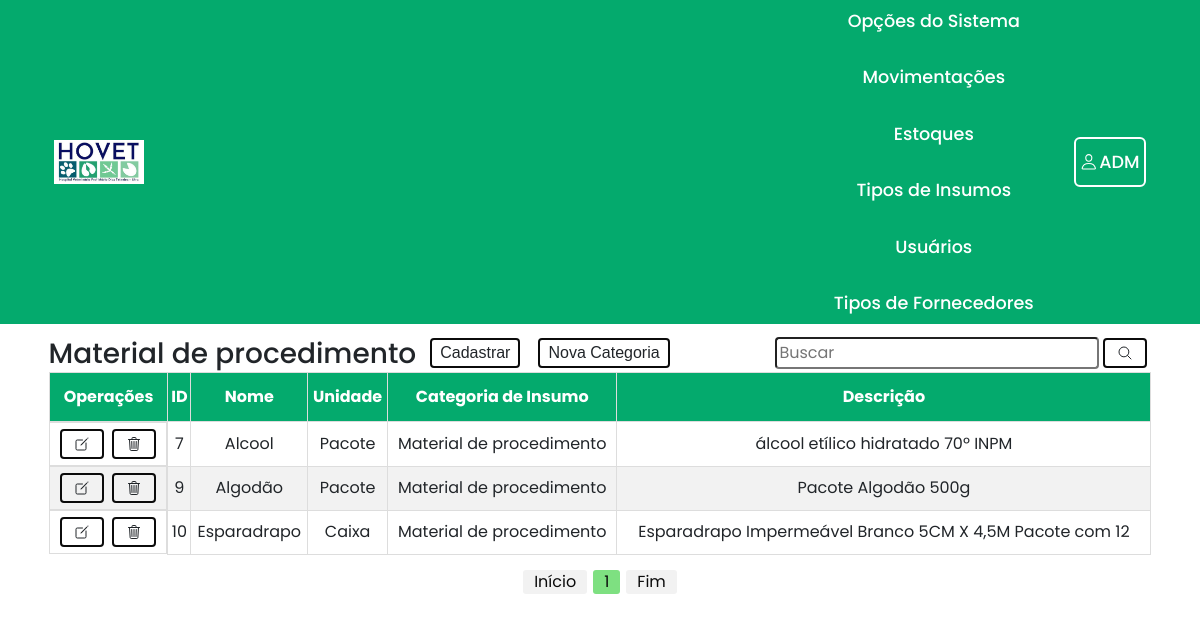
/sistema/index.php?menuop=insumos&categoriaInsumoId=2 (signed in), run on the app's committed database.
### tables this page shows
create table tipos_insumos (
	id int primary key auto_increment,
    tipo varchar(100) not null,
    descricao varchar(100)
    );

create table insumos(
	id int primary key auto_increment,
    nome varchar(256) not null,
    unidade varchar(150) not null,
    descricao varchar(256) not null,
    qtd_critica int not null,
    tipo_insumos_id int,
    foreign key(tipo_insumos_id) references tipos_insumos(id) on delete cascade
);

### pgs_modelo/permissoes_usuarios.php (called while the page is built, shortened)
<?php
function has_permission($per_user, $per_sistem){
    $cont_per_user = count($per_user);
    $i = 0;
    while ($i < $cont_per_user) {
        if (in_array($per_user[$i], $per_sistem)){
            return true;
            break;
        }else{
            $i++;
        }
    }
    return null;
}
?>

### sistema/index.php (the view, shortened to what this page needs)
<?php
include_once("../db/connect.php");
include_once("../pgs_modelo/permissoes_usuarios.php");
$sessionUserType = $_SESSION['usuario_tipo_usuario_id'];
$userFirstName = $_SESSION['usuario_primeiro_nome'];
$array_tipos_estoquista_adm_diretor = [2,3,5];
$array_permissoes_user = [];
if ($sessionUserType == 2) {
    $array_permissoes_user = $array_tipos_estoquista_adm_diretor;
} else {
    $array_permissoes_user = [$sessionUserType];
}
?>
<!DOCTYPE html>
<html lang="pt-br">
<head>
    <link rel="stylesheet" href="https://cdn.jsdelivr.net/npm/bootstrap@4.6.2/dist/css/bootstrap.min.css"
>
    <link rel="stylesheet" href="../css/style_personalizado.css">
</head>
<body>
    <nav class="navbar">
        <div class="container navbar-header">
            <div class="logo">
                <a href="index.php?menuop=pagina_principal">
                    <img class="float-left" src="../img/logo_hovet.jpg">
                </a>
            </div>
            <div class="display-flex-row">
                <div class="menu_op_adm">
                    <div class="dropdown">
                        <a href="#">Opções do Sistema</a>
                    </div>
                    <div class="dropdown" id="listar">
                        <a href="#">Movimentações</a>
                    </div>
                    <div class="dropdown">
                        <a href="#">Estoques</a>
                    </div>
                    <div class="dropdown" id="listar">
                        <a href="#">Tipos de Insumos</a>
                    </div>
                    <div id="listar">
                        <a href="index.php?menuop=usuarios">Usuários</a>
                    </div>
                    <div class="dropdown" id="listar">
                        <a href="#">Tipos de Fornecedores</a>
                    </div>
                </div>
                <div class="login_user">
                    <div class="dropdown">
                        <span class="icon">
                            <ion-icon name="person-outline"></ion-icon>
                            <?=$userFirstName;?>
                        </span>
                    </div>
                </div>
            </div>
        </div>
    </nav>
    <main>
        <?php
            $menuop = (isset($_GET["menuop"]))?$_GET["menuop"]:"pagina_principal";
            switch ($menuop) {
                case 'insumos':
                    if (!has_permission($array_permissoes_user, $array_tipos_estoquista_adm_diretor)) {
                        echo "<script language='javascript'>window.alert('Você não tem permissão para acessar está página!!'); </script>";
                        echo "<script language='javascript'>window.location='/hovet/sistema/index.php?menuop=pagina_principal'</script>";
                    } else{
                        include_once("insumos/painel_insumos.php");
                        break;
                    }
            }
        ?>
    </main>
</body>
</html>

### sistema/insumos/painel_insumos.php (shortened to what this page needs)
<?php
$stringList = array();
if ( isset( $_GET['menuop'] ) && ! empty( $_GET['menuop'] )) {
	foreach ( $_GET as $chave => $valor ) {
        $valor_tmp = $chave;
        $position = strpos($valor_tmp, "menuop");
        $valor_est = strstr($valor_tmp,$position);
        array_push($stringList, $valor_est);
	}
    $chave_categoria = $stringList[1];
    $categoriaId = $_GET[$chave_categoria];
    $categoria_nome = "";
    $categoria_id_for_select = "";
    $string_link_cadastro_insumo = "";
    $string_link_procurar_insumo = "";
    if (isset($categoriaId) && $chave_categoria == "categoriaInsumoId") {
        $categoria_id_for_select = "= " . $categoriaId;
        $string_link_cadastro_insumo = "cadastro_insumo&categoriaInsumoId=" . $categoriaId;
        $string_link_procurar_insumo = "insumos&categoriaInsumoId=" . $categoriaId;
        $sql_nome = "SELECT
                        tipo
                    FROM
                        tipos_insumos
                    WHERE
                        id = {$categoriaId}";
        $resultado_nome = mysqli_query($conexao,$sql_nome) or die("Erro ao coletar o nome da categoria! " . mysqli_error($conexao));
        $categoria_nome_tmp = mysqli_fetch_assoc($resultado_nome);
        $categoria_nome = $categoria_nome_tmp['tipo'];
    } else {
        $categoria_id_for_select = "IS NOT NULL";
        $categoria_nome = "Todos os Insumos";
        $string_link_cadastro_insumo = "cadastro_insumo";
        $string_link_procurar_insumo = "insumos";
    }
}
?>
<section class="painel_insumos">
    <div class="container">
        <div class="menu_header">
            <div class="menu_user">
                <h3><?=$categoria_nome?></h3>
                <a href="index.php?menuop=<?=$string_link_cadastro_insumo?>" id="operacao_cadastro">
                    <button class="btn">Cadastrar</button>
                </a>
                <a href="index.php?menuop=cadastro_categoria_insumo" id="operacao_cadastro">
                    <button class="btn">Nova Categoria</button>
                </a>
            </div>
            <div>
                <form action="index.php?menuop=<?=$string_link_procurar_insumo?>" method="post" class="form_buscar">
                    <input type="text" name="txt_pesquisa" placeholder="Buscar">
                    <button type="submit" class="btn">
                        <span class="icon">
                            <ion-icon name="search-outline"></ion-icon>
                        </span>
                    </button>
                </form>
            </div>
        </div>
        <div class="tabelas">
            <table id="tabela_listar">
                <thead>
                    <tr class="tabela_dados">
                        <th id="th_operacoes_editar_deletar">Operações</th>
                        <th>ID</th>
                        <th>Nome</th>
                        <th>Unidade</th>
                        <th>Categoria de Insumo</th>
                        <th>Descrição</th>
                    </tr>
                </thead>
                <tbody>
                    <?php
                        $quantidade_registros_insumos = 10;
                        $pagina = (isset($_GET['pagina']))?(int)$_GET['pagina']:1;
                        $inicio_insumos = ($quantidade_registros_insumos * $pagina) - $quantidade_registros_insumos;
                        $txt_pesquisa = (isset($_POST["txt_pesquisa"]))?$_POST["txt_pesquisa"]:"";
                        $sql = "SELECT
                                    i.id,
                                    i.nome,
                                    i.unidade,
                                    i.descricao,
                                    t.tipo,
                                    i.qtd_critica
                                FROM
                                    insumos i
                                INNER JOIN
                                    tipos_insumos t
                                ON
                                    i.tipo_insumos_id = t.id
                                WHERE
                                    i.tipo_insumos_id $categoria_id_for_select AND
                                    (i.id='{$txt_pesquisa}' or
                                    i.nome LIKE '%{$txt_pesquisa}%' or
                                    t.tipo LIKE '%{$txt_pesquisa}%' or
                                    i.unidade LIKE '%{$txt_pesquisa}%' or
                                    i.descricao LIKE '%{$txt_pesquisa}%')
                                    ORDER BY nome ASC
                                    LIMIT $inicio_insumos,$quantidade_registros_insumos";
                        $rs = mysqli_query($conexao,$sql) or die("Erro ao executar a consulta! " . mysqli_error($conexao));
                        while($dados = mysqli_fetch_assoc($rs)){
                    ?>
                    <tr class="tabela_dados">
                        <td class="operacoes" id="td_operacoes_editar_deletar">
                            <a href="index.php?menuop=editar_insumo&categoriaInsumoId=<?=$categoriaId?>&idInsumo=<?=$dados["id"]?>" class="confirmaEdit">
                                <button class="btn">
                                    <span class="icon">
                                        <ion-icon name="create-outline"></ion-icon>
                                    </span>
                                </button>
                            </a>
                            <a href="index.php?menuop=excluir_insumo&categoriaInsumoId=<?=$categoriaId?>&idInsumo=<?=$dados["id"]?>" class="confirmaDelete">
                                <button class="btn">
                                    <span class="icon">
                                        <ion-icon name="trash-outline"></ion-icon>
                                    </span>
                                </button>
                            </a>
                        </td>
                        <td><?=$dados["id"]?></td>
                        <td><?=$dados["nome"]?></td>
                        <td><?=$dados["unidade"]?></td>
                        <td><?=$dados["tipo"]?></td>
                        <td><?=$dados["descricao"]?></td>
                    </tr>
                    <?php
                        }
                    ?>
                </tbody>
            </table>
        </div>
            <div class="paginacao">
                <?php
                    $sqlTotalInsumos = "SELECT id FROM insumos WHERE tipo_insumos_id $categoria_id_for_select";
                    $queryTotalInsumos = mysqli_query($conexao,$sqlTotalInsumos) or die(mysqli_error($conexao));
                    $numTotalInsumos = mysqli_num_rows($queryTotalInsumos);
                    $totalPaginasInsumos = ceil($numTotalInsumos/$quantidade_registros_insumos);
                    echo "<a href=\"?menuop=$string_link_procurar_insumo&pagina=1\">Início</a> ";
                        ?>
                        <?php
                    for($i=1;$i<=$totalPaginasInsumos;$i++){
                        if ($i >= ($pagina) && $i <= ($pagina+5)) {
                            if ($i==$pagina) {
                                echo "<span>$i</span>";
                            } else {
                                echo " <a href=\"?menuop=$string_link_procurar_insumo&pagina=$i\">$i</a> ";
                            }
                        }
                    }
                        ?>
                        <?php
                    echo " <a href=\"?menuop=$string_link_procurar_insumo&pagina=$totalPaginasInsumos\">Fim</a>";
                ?>
            </div>
    </div>
</section>

### css/style_personalizado.css (style rules this page uses)
* { margin: 0; padding: 0; box-sizing: border-box; font-family: 'Poppins', sans-serif; }
*, *:before, *:after { box-sizing: border-box; }
.navbar { background-color: #04AA6D !important; }
.navbar img { width: 90px; }
.navbar a { color: #071e51; font-size: 15px; }
.container { display: flex; justify-content: center; flex-direction: column; }
.container.navbar-header { flex-direction: row; }
@media (min-width: 1200px) { .container { max-width: 96% !important; } }
.menu_user { display: flex; gap: 10px; align-items: center; }
.menu_user > h3 { margin-bottom: 0; }
.dropdown { position: relative; display: inline-block; }
#tabela_listar { font-family: Arial, Helvetica, sans-serif; border-collapse: collapse; width: 100%; }
#tabela_listar td, #tabela_listar th { border: 1px solid #ddd; padding: 2px; }
#tabela_listar tr:nth-child(even) { background-color: #f2f2f2; }
#tabela_listar th { padding-top: 12px; padding-bottom: 12px; text-align: center; background-color: #04AA6D; color: white; }
#tabela_listar td { text-align: center; }
.menu_header { display: flex; align-items: center; justify-content: space-between; }
.menu_op_adm { display: flex; align-items: center; gap: 30px; margin-bottom: 0; }
.menu_op_adm a { position: relative; font-size: 1.1em; color: #fff; text-decoration: none; font-weight: 500; }
.menu_op_adm a::after { content: ''; position: absolute; left: 0; bottom: -3px; width: 100%; height: 3px; background: #fff; border-radius: 5px; transform-origin: right; transform: scaleX(0); transition: transform .5s; color: #0B0B0B; }
.login_user { display: flex; align-items: center; justify-content: center; }
.login_user { width: auto; height: 50px; background: transparent; border: 2px solid #fff; outline: none; border-radius: 6px; cursor: pointer; font-size: 1.1em; color: #fff; font-weight: 500; margin-left: 30px; transition: .5s; }
main { padding: 10px; }
button.btn { background: none; border: 2px solid #0B0B0B; font-family: "montserrat", sans-serif; padding: 1px 8px; min-width: 20px; margin: 4px; cursor: pointer; transition: color 0.4s linear; position: relative; }
button.btn::before { content: ""; position: absolute; left: 0; top: 0; width: 100%; height: 100%; background: #04AA6D; z-index: -1; transition: transform 0.5s; transform-origin: 0 0; transition-timing-function: cubic-bezier(0.5,1.6,0.4,0.7); }
button.btn::before { transform: scaleX(0); }
span.icon { display: flex; gap: 2px; align-items: center; padding: 4px; }
td.operacoes { display: flex; justify-content: center; }
.form_buscar { display: flex; align-items: center; }
.form_buscar input { padding: 2px; border-radius: .25em; }
.tabelas { display: flex; }
.paginacao { display: flex; gap: 6px; margin-top: 15px; justify-content: center; }
.paginacao a { color: #0B0B0B; background-color: #f2f2f2; border-radius: 3px; padding: 0 11px; }
.paginacao > span { color: #0B0B0B; background-color: #7EE081; border-radius: 3px; padding: 0 11px; }
.display-flex-row { display: flex; gap: 10px; align-items: center; }
@media only screen and (max-width: 1480px) { .menu_op_adm { flex-direction: column; } }

### data on the page
tipos_insumos: tipo "Material de procedimento"
insumos: id "7", nome "Alcool", unidade "Pacote", tipo_insumos.tipo "Material de procedimento", descricao "álcool etílico hidratado 70º INPM"
insumos: id "9", nome "Algodão", unidade "Pacote", tipo_insumos.tipo "Material de procedimento", descricao "Pacote Algodão 500g"
insumos: id "10", nome "Esparadrapo", unidade "Caixa", tipo_insumos.tipo "Material de procedimento", descricao "Esparadrapo Impermeável Branco 5CM X 4,5M Pacote com 12"

### other printed values
$userFirstName "ADM"
